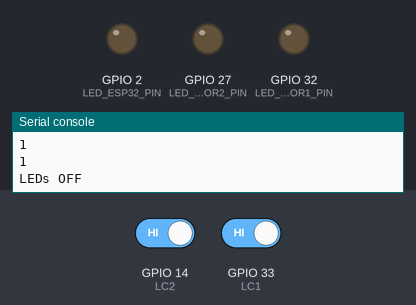
Recording of a program running on a simulated ESP32 board running MicroPython. Parts: output pins drawn as LEDs (lit = HIGH), the last lines printed to the serial console. The test bench sets the inputs (shaded band); at power-on: GPIO 14 (LC2) HIGH, GPIO 33 (LC1) HIGH.

Above: at 1.2 s.
1.3 s: GPIO 14 (LC2) driven LOW and GPIO 33 (LC1) driven LOW
At 2.7 s:
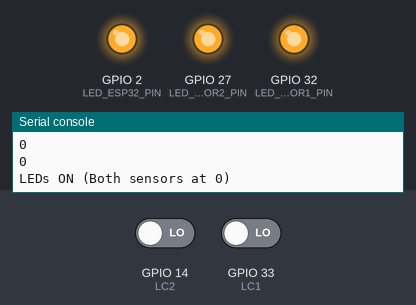
3.0 s: GPIO 14 (LC2) driven HIGH
At 4.0 s:
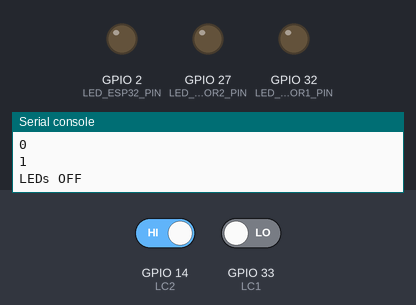
4.5 s: GPIO 14 (LC2) driven LOW
At 5.2 s:
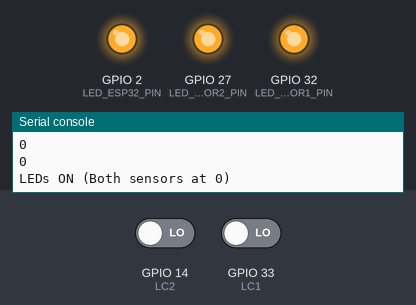
Timing chart, 0 to 7.5 s (numbered marks = the images above; inputs shaded):
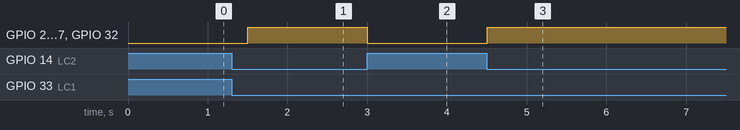

Measured:
- after the input at 1.3 s, GPIO 2 (LED_ESP32_PIN), GPIO 27 (LED_SENSOR2_PIN), GPIO 32 (LED_SENSOR1_PIN): LOW → HIGH after 0.20 s
- after the input at 3.0 s, GPIO 2 (LED_ESP32_PIN), GPIO 27 (LED_SENSOR2_PIN), GPIO 32 (LED_SENSOR1_PIN): HIGH → LOW at once
- after the input at 4.5 s, GPIO 2 (LED_ESP32_PIN), GPIO 27 (LED_SENSOR2_PIN), GPIO 32 (LED_SENSOR1_PIN): LOW → HIGH at once

The program:

KY-027.py
```python
from machine import Pin
import time

LC1 = Pin(33, Pin.IN, Pin.PULL_UP)
LC2 = Pin(14, Pin.IN, Pin.PULL_UP)

LED_SENSOR1_PIN = Pin(32, Pin.OUT)
LED_SENSOR2_PIN = Pin(27, Pin.OUT)
LED_ESP32_PIN = Pin(2, Pin.OUT)

while True:

    print(LC1.value())
    print(LC2.value())
    #Instead of "and" you can use "or" to change the logic of the conditional
    if LC1.value() == 0 and LC2.value() == 0:
        LED_SENSOR1_PIN.value(1)
        LED_SENSOR2_PIN.value(1)
        LED_ESP32_PIN.value(1)
        print("LEDs ON (Both sensors at 0)")
    else:
        LED_SENSOR1_PIN.value(0)
        LED_SENSOR2_PIN.value(0)
        LED_ESP32_PIN.value(0)
        print("LEDs OFF")

    time.sleep(0.5) 
```
